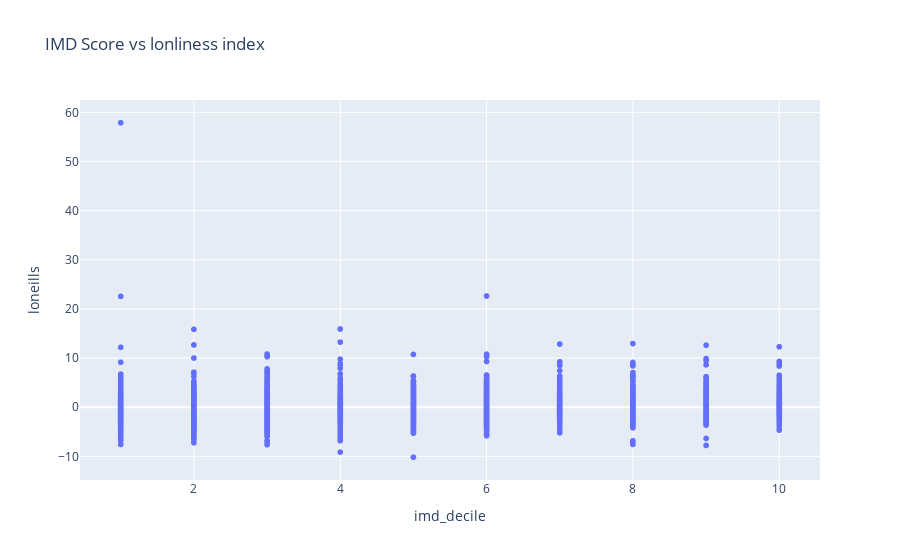

Notebook cell for this chart:
### Markdown cell above
## Deciles analysis

### Code cell
fig2 = px.scatter(loneliness_crime_edu, y='loneills', x='imd_decile', title='IMD Score vs lonliness index')
fig2.show()

### Figure 1 — Plotly figure (JSON) as saved in the notebook; plotly's stock layout.template omitted (floating-point values rounded to 4 significant figures; data arrays with more than 128 entries replaced by an {"elided": "..."} marker saying what was removed)
{"data": [{"hovertemplate": "imd_decile=%{x}<br>loneills=%{y}<extra></extra>", "legendgroup": "", "marker": {"color": "#636efa", "symbol": "circle"}, "mode": "markers", "name": "", "showlegend": false, "type": "scattergl", "x": {"elided": "6270 int values"}, "xaxis": "x", "y": {"elided": "6270 float values"}, "yaxis": "y"}], "layout": {"legend": {"tracegroupgap": 0}, "title": {"text": "IMD Score vs lonliness index"}, "xaxis": {"anchor": "y", "domain": [0, 1], "title": {"text": "imd_decile"}}, "yaxis": {"anchor": "x", "domain": [0, 1], "title": {"text": "loneills"}}}}
